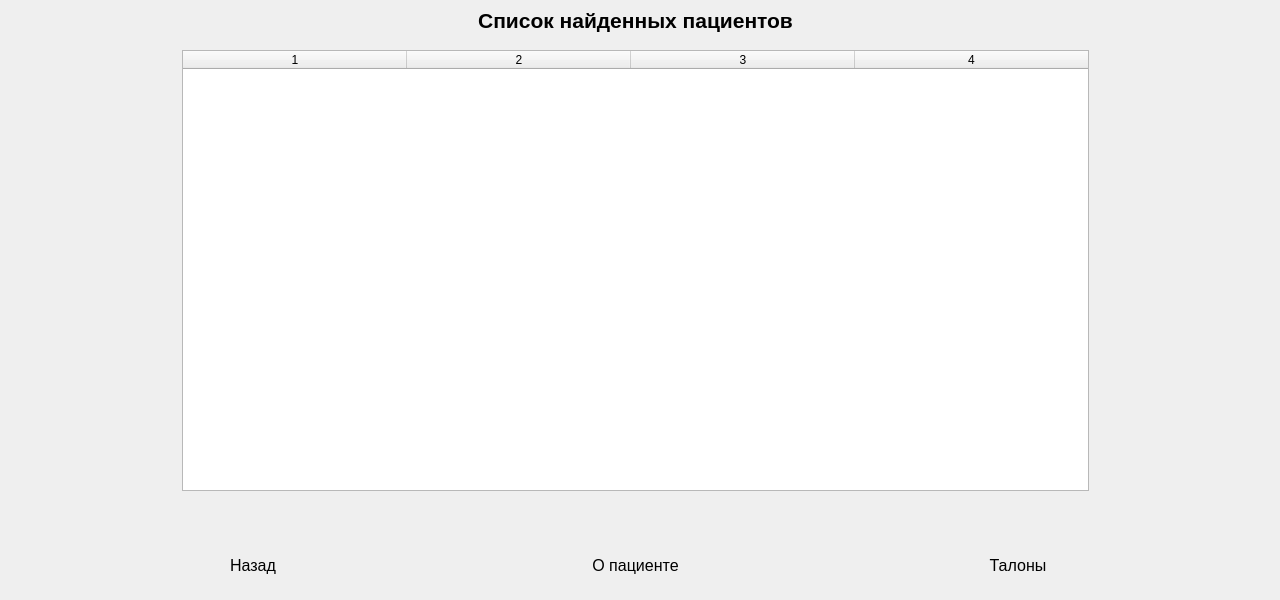
        <widget class="QWidget" name="FoundClientsPage">
         <widget class="QWidget" name="horizontalLayoutWidget_12">
          <property name="geometry">
           <rect>
            <x>0</x>
            <y>50</y>
            <width>1271</width>
            <height>441</height>
           </rect>
          </property>
          <layout class="QHBoxLayout" name="horizontalLayout_46" stretch="2,10,2">
           <item>
            <spacer name="horizontalSpacer_9">
             <property name="orientation">
              <enum>Qt::Horizontal</enum>
             </property>
             <property name="sizeHint" stdset="0">
              <size>
               <width>40</width>
               <height>20</height>
              </size>
             </property>
            </spacer>
           </item>
           <item>
            <widget class="QTableWidget" name="FoundClientsTable">
             <property name="sizePolicy">
              <sizepolicy hsizetype="Expanding" vsizetype="Expanding">
               <horstretch>0</horstretch>
               <verstretch>0</verstretch>
              </sizepolicy>
             </property>
             <property name="horizontalScrollBarPolicy">
              <enum>Qt::ScrollBarAlwaysOff</enum>
             </property>
             <property name="sizeAdjustPolicy">
              <enum>QAbstractScrollArea::AdjustIgnored</enum>
             </property>
             <property name="columnCount">
              <number>4</number>
             </property>
             <attribute name="horizontalHeaderMinimumSectionSize">
              <number>40</number>
             </attribute>
             <attribute name="horizontalHeaderDefaultSectionSize">
              <number>224</number>
             </attribute>
             <attribute name="horizontalHeaderStretchLastSection">
              <bool>true</bool>
             </attribute>
             <attribute name="verticalHeaderVisible">
              <bool>false</bool>
             </attribute>
             <attribute name="verticalHeaderDefaultSectionSize">
              <number>40</number>
             </attribute>
             <column/>
             <column/>
             <column/>
             <column/>
            </widget>
           </item>
           <item>
            <spacer name="horizontalSpacer_10">
             <property name="orientation">
              <enum>Qt::Horizontal</enum>
             </property>
             <property name="sizeHint" stdset="0">
              <size>
               <width>40</width>
               <height>20</height>
              </size>
             </property>
            </spacer>
           </item>
          </layout>
         </widget>
         <widget class="QWidget" name="horizontalLayoutWidget_11">
          <property name="geometry">
           <rect>
            <x>190</x>
            <y>540</y>
            <width>891</width>
            <height>51</height>
           </rect>
          </property>
          <layout class="QHBoxLayout" name="horizontalLayout_45" stretch="1,2,1,2,1">
           <item>
            <widget class="QPushButton" name="BackToSearchButton">
             <property name="sizePolicy">
              <sizepolicy hsizetype="Minimum" vsizetype="Preferred">
               <horstretch>0</horstretch>
               <verstretch>0</verstretch>
              </sizepolicy>
             </property>
             <property name="font">
              <font>
               <pointsize>12</pointsize>
              </font>
             </property>
             <property name="styleSheet">
              <string notr="true">border-radius: 25px;</string>
             </property>
             <property name="text">
              <string>Назад</string>
             </property>
            </widget>
           </item>
           <item>
            <spacer name="horizontalSpacer_11">
             <property name="orientation">
              <enum>Qt::Horizontal</enum>
             </property>
             <property name="sizeHint" stdset="0">
              <size>
               <width>40</width>
               <height>20</height>
              </size>
             </property>
            </spacer>
           </item>
           <item>
            <widget class="QPushButton" name="OpenPatientInfoButton">
             <property name="sizePolicy">
              <sizepolicy hsizetype="Minimum" vsizetype="Preferred">
               <horstretch>0</horstretch>
               <verstretch>0</verstretch>
              </sizepolicy>
             </property>
             <property name="font">
              <font>
               <pointsize>12</pointsize>
              </font>
             </property>
             <property name="styleSheet">
              <string notr="true">border-radius: 25px;</string>
             </property>
             <property name="text">
              <string>О пациенте</string>
             </property>
            </widget>
           </item>
           <item>
            <spacer name="horizontalSpacer_12">
             <property name="orientation">
              <enum>Qt::Horizontal</enum>
             </property>
             <property name="sizeHint" stdset="0">
              <size>
               <width>40</width>
               <height>20</height>
              </size>
             </property>
            </spacer>
           </item>
           <item>
            <widget class="QPushButton" name="ClientTableTalonButton">
             <property name="sizePolicy">
              <sizepolicy hsizetype="Minimum" vsizetype="Preferred">
               <horstretch>0</horstretch>
               <verstretch>0</verstretch>
              </sizepolicy>
             </property>
             <property name="font">
              <font>
               <pointsize>12</pointsize>
              </font>
             </property>
             <property name="styleSheet">
              <string notr="true">border-radius: 25px;</string>
             </property>
             <property name="text">
              <string>Талоны</string>
             </property>
            </widget>
           </item>
          </layout>
         </widget>
         <widget class="QWidget" name="horizontalLayoutWidget_19">
          <property name="geometry">
           <rect>
            <x>0</x>
            <y>0</y>
            <width>1271</width>
            <height>41</height>
           </rect>
          </property>
          <layout class="QHBoxLayout" name="horizontalLayout_68">
           <item>
            <spacer name="horizontalSpacer_23">
             <property name="orientation">
              <enum>Qt::Horizontal</enum>
             </property>
             <property name="sizeHint" stdset="0">
              <size>
               <width>40</width>
               <height>20</height>
              </size>
             </property>
            </spacer>
           </item>
           <item>
            <widget class="QLabel" name="label_57">
             <property name="text">
              <string>&lt;html&gt;&lt;head/&gt;&lt;body&gt;&lt;p align=&quot;center&quot;&gt;&lt;span style=&quot; font-size:16pt; font-weight:600;&quot;&gt;Список найденных пациентов&lt;/span&gt;&lt;/p&gt;&lt;/body&gt;&lt;/html&gt;</string>
             </property>
            </widget>
           </item>
           <item>
            <spacer name="horizontalSpacer_24">
             <property name="orientation">
              <enum>Qt::Horizontal</enum>
             </property>
             <property name="sizeHint" stdset="0">
              <size>
               <width>40</width>
               <height>20</height>
              </size>
             </property>
            </spacer>
           </item>
          </layout>
         </widget>
        </widget>
